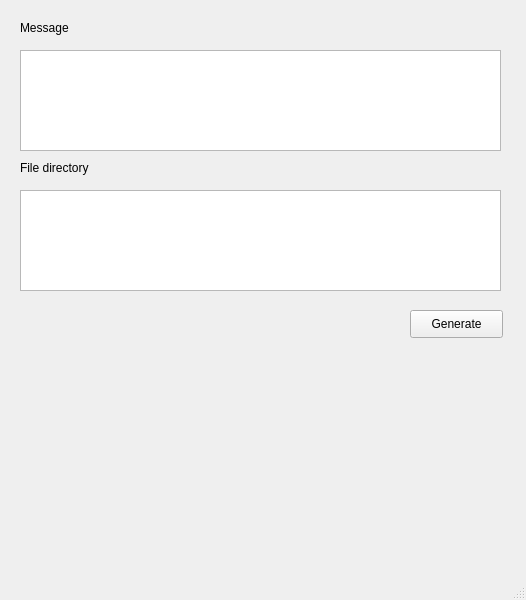
<?xml version="1.0" encoding="UTF-8"?>
<ui version="4.0">
 <class>MainWindow</class>
 <widget class="QMainWindow" name="MainWindow">
  <property name="geometry">
   <rect>
    <x>0</x>
    <y>0</y>
    <width>526</width>
    <height>600</height>
   </rect>
  </property>
  <property name="windowTitle">
   <string>MainWindow</string>
  </property>
  <widget class="QWidget" name="centralwidget">
   <widget class="QLabel" name="label">
    <property name="geometry">
     <rect>
      <x>20</x>
      <y>20</y>
      <width>55</width>
      <height>16</height>
     </rect>
    </property>
    <property name="text">
     <string>Message</string>
    </property>
   </widget>
   <widget class="QTextEdit" name="textEdit">
    <property name="geometry">
     <rect>
      <x>20</x>
      <y>50</y>
      <width>481</width>
      <height>101</height>
     </rect>
    </property>
   </widget>
   <widget class="QLabel" name="label_2">
    <property name="geometry">
     <rect>
      <x>20</x>
      <y>160</y>
      <width>81</width>
      <height>16</height>
     </rect>
    </property>
    <property name="text">
     <string>File directory</string>
    </property>
   </widget>
   <widget class="QTextEdit" name="textEdit_2">
    <property name="geometry">
     <rect>
      <x>20</x>
      <y>190</y>
      <width>481</width>
      <height>101</height>
     </rect>
    </property>
   </widget>
   <widget class="QPushButton" name="generateButton">
    <property name="geometry">
     <rect>
      <x>410</x>
      <y>310</y>
      <width>93</width>
      <height>28</height>
     </rect>
    </property>
    <property name="text">
     <string>Generate</string>
    </property>
   </widget>
  </widget>
  <widget class="QMenuBar" name="menubar">
   <property name="geometry">
    <rect>
     <x>0</x>
     <y>0</y>
     <width>526</width>
     <height>26</height>
    </rect>
   </property>
  </widget>
  <widget class="QStatusBar" name="statusbar"/>
 </widget>
 <resources/>
 <connections/>
</ui>
